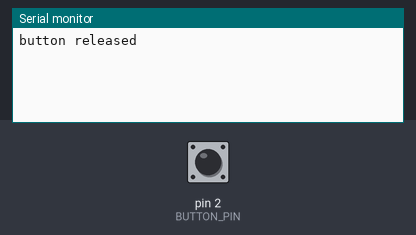
This sketch was run on a simulated Arduino Uno, built with avr-gcc and run on an emulated ATmega328P. On the bench: the last lines printed to the serial monitor. The inputs (shaded band) are chosen by the test bench; at power-on: pin 2 (BUTTON_PIN) HIGH.

Above: at 1.2 s.
1.3 s: pin 2 (BUTTON_PIN) pulled LOW for 0.15 s
At 1.43 s:
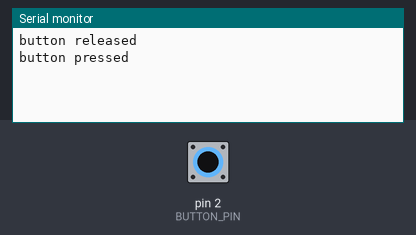
At 2.6 s:
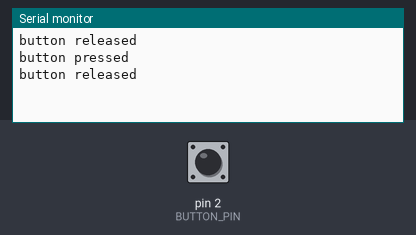

Measured:
- after the input at 1.3 s, the serial monitor: prints a new line at once (image 1)

The sketch:

buttonstate.ino
```cpp
const int BUTTON_PIN = 2;

int lastState = LOW;
int currentState;

void setup() {
  Serial.begin(9600);
  pinMode(BUTTON_PIN, INPUT_PULLUP);
}

void loop() {
  currentState = digitalRead(BUTTON_PIN);

  if(lastState == HIGH && currentState == LOW)
    Serial.println("button pressed");
  else if(lastState == LOW && currentState == HIGH)
    Serial.println("button released");

  lastState = currentState;
}
```
